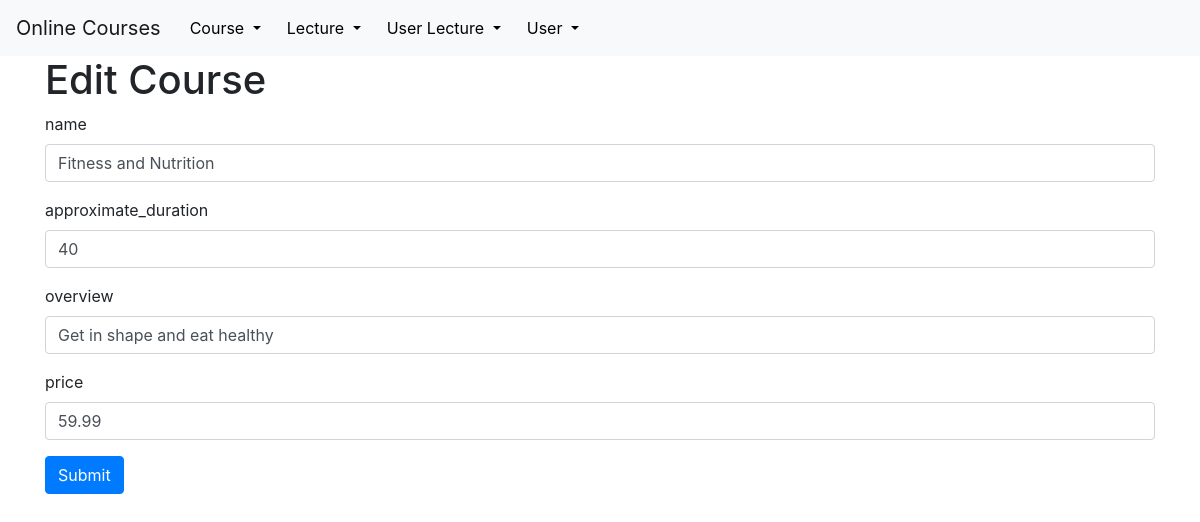
Page /edit/courses/8 on the earlier database version.
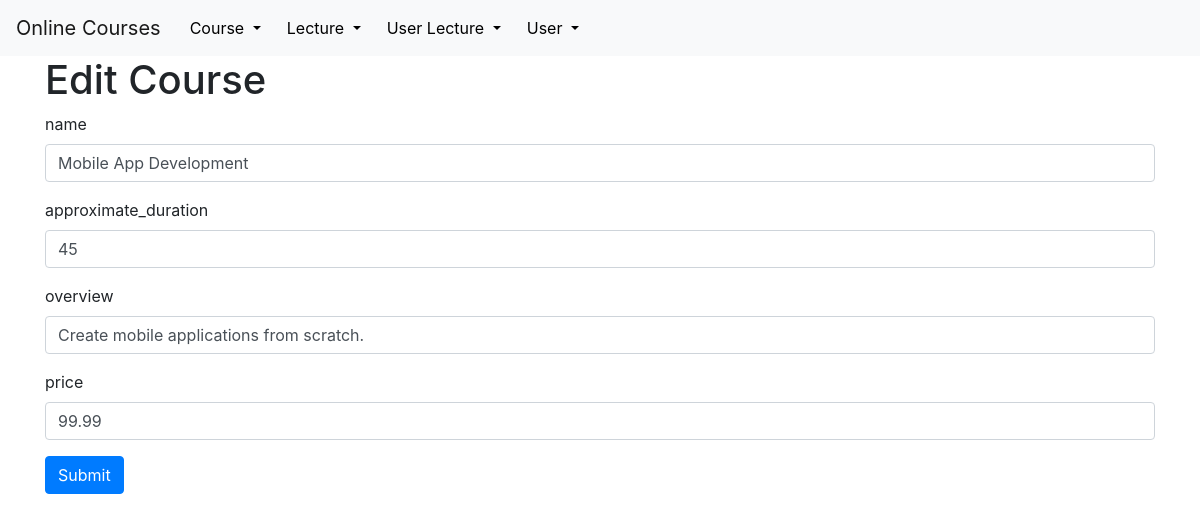
Same page on the later database version.
### tables this page shows
CREATE TABLE courses (
    id INTEGER PRIMARY KEY AUTOINCREMENT,
    name VARCHAR(255) NOT NULL,
    approximate_duration INTEGER NOT NULL,
    overview TEXT NOT NULL,
    price DECIMAL(10, 2) NOT NULL
);

### app.py (the view, shortened to what this page needs)
@app.route('/edit/<string:table_name>/<int:element_id>', methods=('GET', 'POST'))
def edit(table_name, element_id):
    connection = get_db_connection()
    my_class = classAdresses[table_name]
    requestedClasses = connected_classes(my_class)
    record = my_class.get(connection, element_id)
    fkVarsDict = {}
    for Class in requestedClasses:
        fkVarsDict.update({Class: meaningfulClassValues(Class)})
    return render_template('edit.html', model=my_class, record=record, fkVars=fkVarsDict)

### DB_Classes.py (called while the page is built)
    @classmethod
    def get(cls, db_connection, id):
        return db_connection.execute(f'SELECT * FROM {cls.table_name} WHERE {cls.id} = ?', (id,)).fetchone()

### app.py (called while the page is built)
def get_db_connection(db='database.db'):
    connection = sqlite3.connect(db)
    connection.row_factory = sqlite3.Row
    return connection

def connected_classes(Class):
    res = []
    for arg in Class.attributes:
        if isinstance(arg, foreignKey):
            res.append(arg.Class)
    return res

@app.template_filter('attributeType')
def attributeType(attribute):
    if isinstance(attribute, limitedVariantsDataEntry):
        return "M"
    if isinstance(attribute, foreignKey):
        return "FK"
    return "C"

@app.template_filter('className')
def className(givenClass):
    return givenClass.stringRepresentation

### templates/edit.html (shortened to what this page needs)
{% extends 'base.html' %}
{% block content %}
<h1>{% block title %} Edit {{ model | className }} {% endblock %}</h1>
<form method="post">
    {% for attr in model.attributes %}
    <div class="form-group">
        <label for="{{ attr }}">{{ attr }}</label>
        {% if attr | attributeType == "C" %}
        <input type="text" name="{{ attr }}"
               placeholder="{{ attr }}" class="form-control"
               value="{{ request.form[attr] or record[attr] }}"></input>
        {% endif %}
    </div>
    {% endfor %}
    <div class="form-group">
        <button type="submit" class="btn btn-primary">Submit</button>
    </div>
</form>
{% endblock %}

Differences in the rows shown:
changed courses: name "Fitness and Nutrition" → "Mobile App Development"; approximate_duration "40" → "45"; overview "Get in shape and eat healthy" → "Create mobile applications from scratch."; price "59.99" → "99.99"
